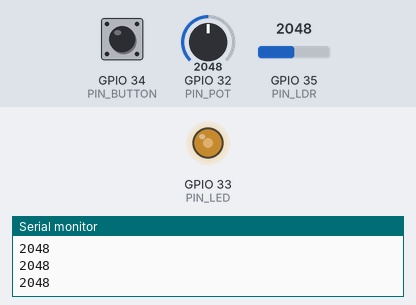
Bench run of a sketch on a simulated ESP32. Parts: output pins drawn as LEDs (lit = HIGH), the last lines printed to the serial monitor. Inputs (shaded band) come from the test bench; at power-on: GPIO 32 (PIN_POT) = 2048, GPIO 34 (PIN_BUTTON) LOW, GPIO 35 (PIN_LDR) = 2048.

Above: at 1.2 s.
1.3 s: GPIO 32 (PIN_POT) set to 2866
At 2.3 s:
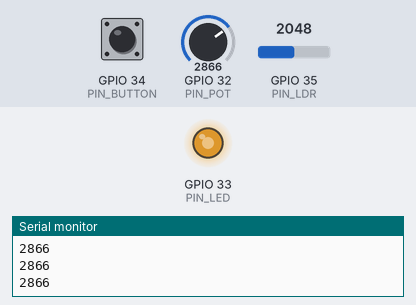
2.8 s: GPIO 34 (PIN_BUTTON) pulled HIGH for 0.15 s
At 3.5 s:
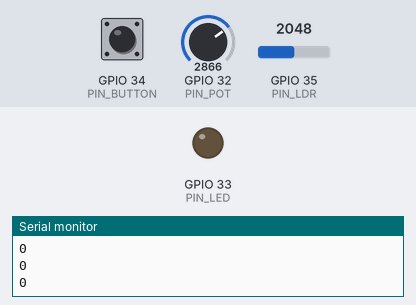
4.4 s: GPIO 34 (PIN_BUTTON) pulled HIGH for 1 s
At 4.8 s:
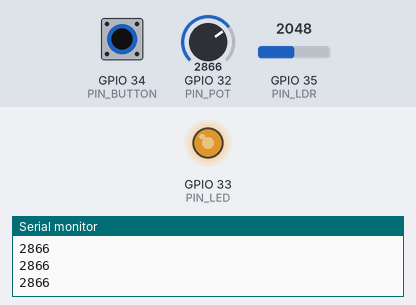
6.9 s: GPIO 32 (PIN_POT) set to 3603
At 8.1 s:
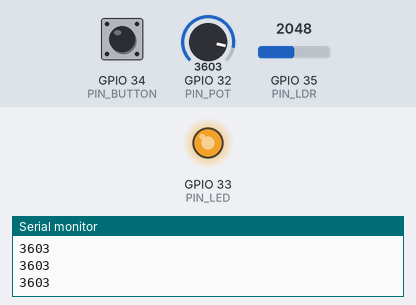
8.4 s: GPIO 32 (PIN_POT) set to 491
At 9.3 s:
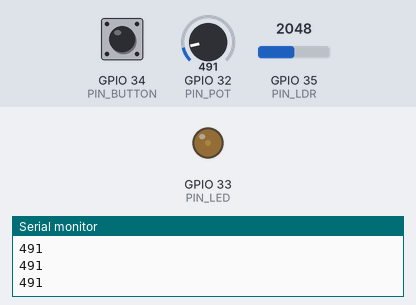
9.9 s: GPIO 32 (PIN_POT) set to 0
At 10.6 s:
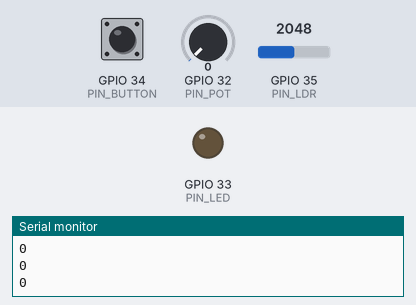
Timing chart, 0 to 12.4 s (numbered marks = the images above; inputs shaded):
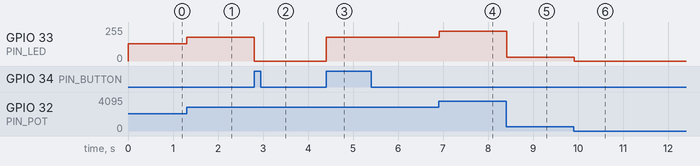

Measured:
- after the input at 1.3 s, GPIO 33 (PIN_LED): 128/255 → 179/255 at once
- after the input at 2.8 s, GPIO 33 (PIN_LED): 179/255 → 0/255 at once
- after the input at 4.4 s, GPIO 33 (PIN_LED): 0/255 → 179/255 at once
- after the input at 6.9 s, GPIO 33 (PIN_LED): 179/255 → 225/255 at once
- after the input at 8.4 s, GPIO 33 (PIN_LED): 225/255 → 30/255 at once
- after the input at 9.9 s, GPIO 33 (PIN_LED): 30/255 → 0/255 at once

The sketch:

led_pwm.ino
```cpp
#define PIN_LED 33
#define PIN_LDR 35
#define PIN_POT 32
#define PIN_BUTTON 34

bool change = 0;
uint32_t lastMillis = 0;

void IRAM_ATTR isrButtonChange(){
  if(millis() - lastMillis > 10){
      change = 1 - change;
      lastMillis = millis();
  }

}

int pwm_in=0;

void setup() {
  Serial.begin(115200);
  pinMode(PIN_LED, OUTPUT);

  attachInterrupt(PIN_BUTTON, isrButtonChange, RISING);

}

void loop() {
  if(change == 0){
    pwm_in = analogRead(PIN_POT);
  }
  else if(analogRead(PIN_LDR) > 2047){
  pwm_in = 0;
  }
  else{
    pwm_in = 4095 - 2*analogRead(PIN_LDR);
  }


  Serial.println(pwm_in);

  analogWrite(PIN_LED, pwm_in/16);

  delay(100);

}
```
